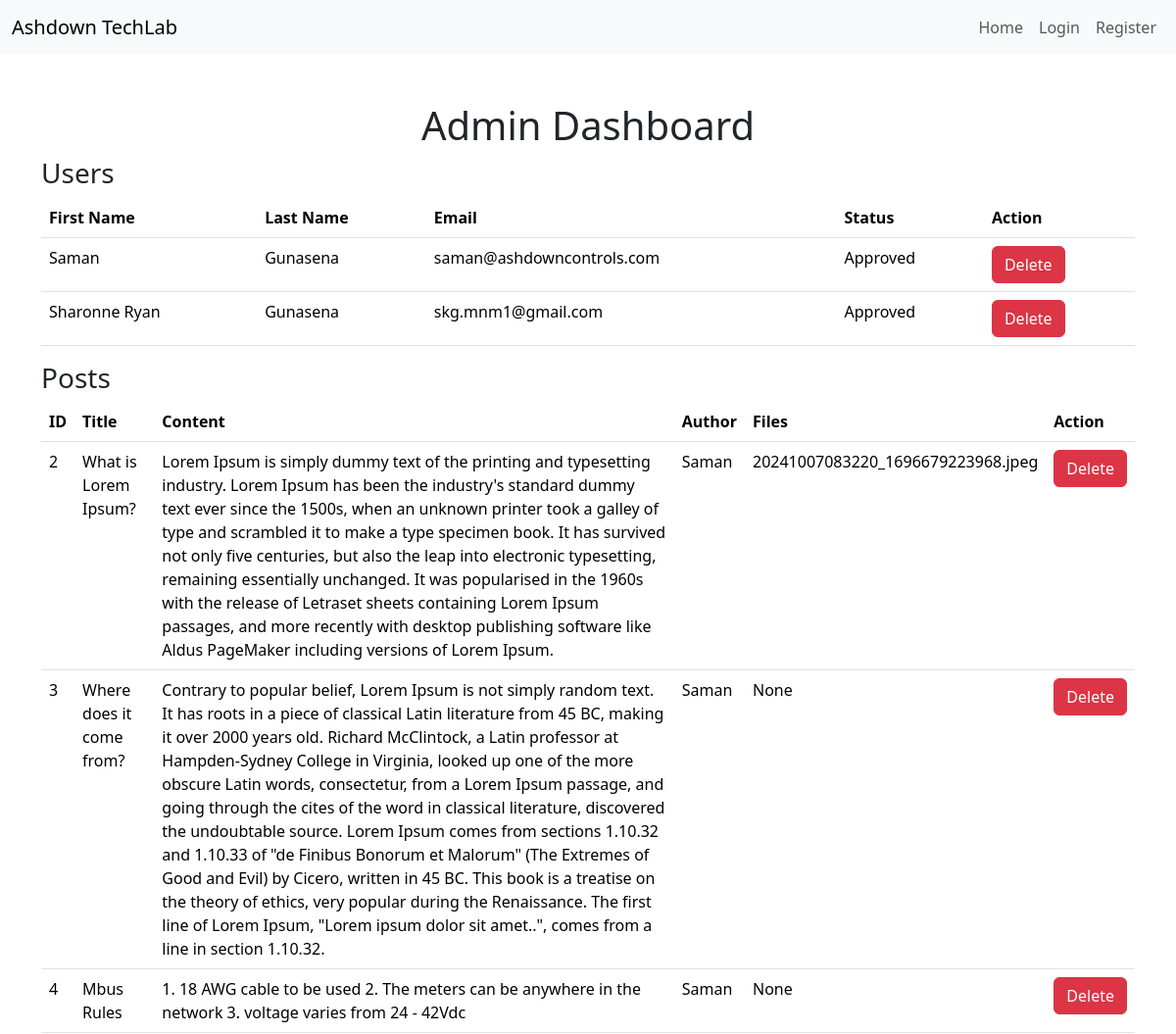
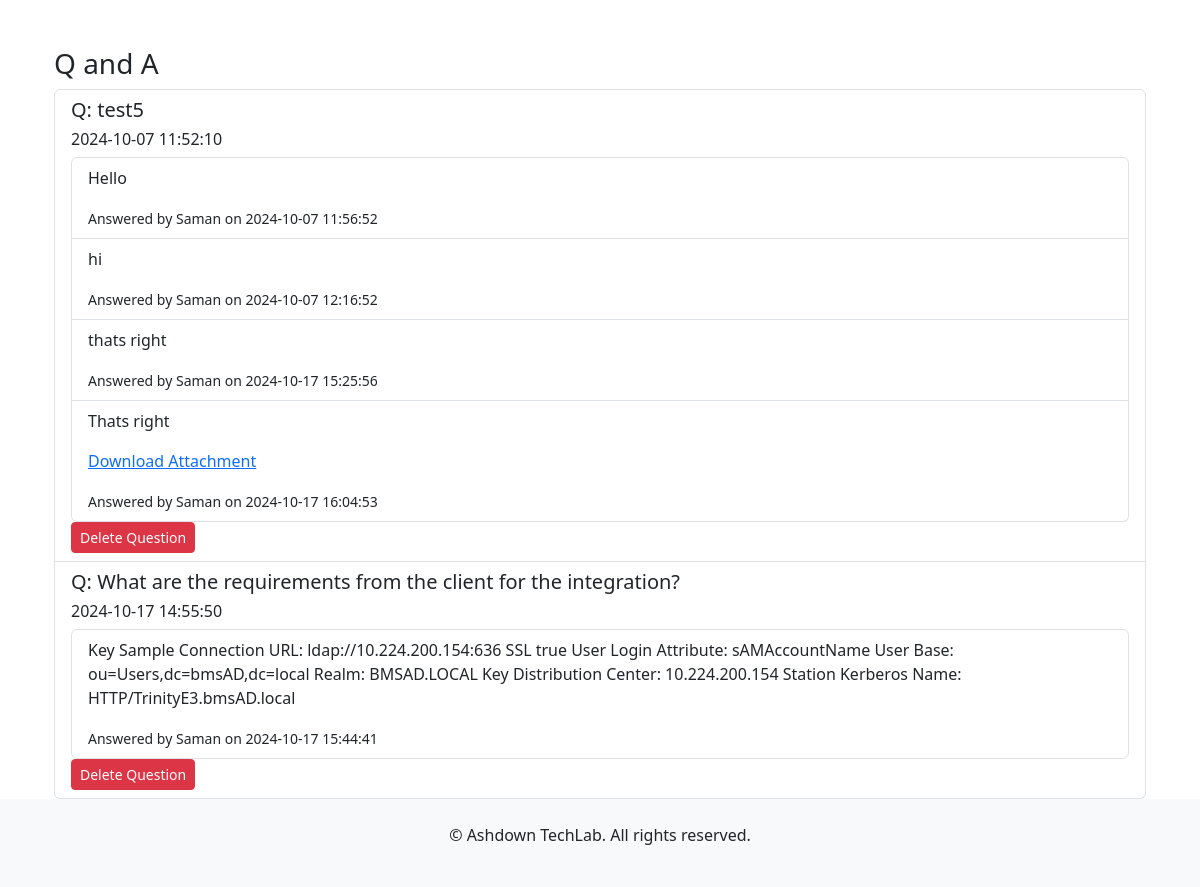
Before: /admin_dashboard with the older database file (2 pictures, top to bottom).
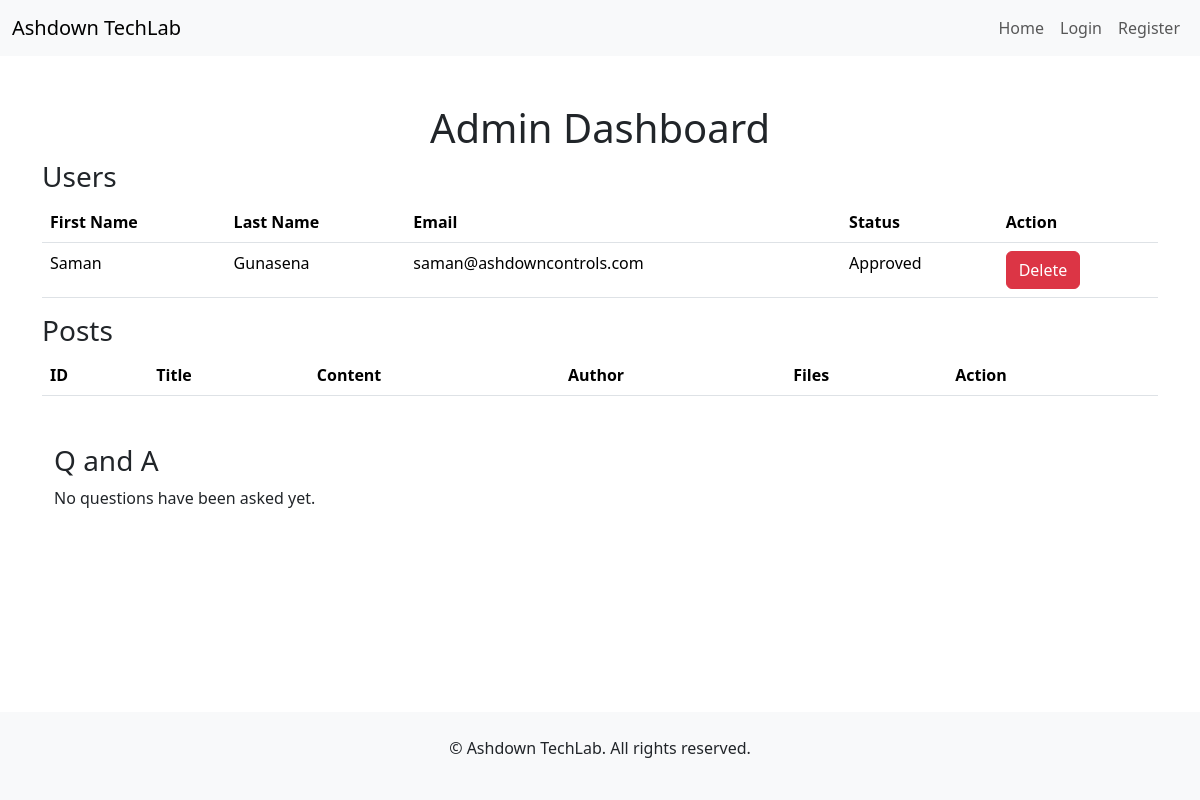
After: the same page with the newer database file.
### tables this page shows
CREATE TABLE users (
            id INTEGER PRIMARY KEY AUTOINCREMENT,
            firstname TEXT NOT NULL,
            lastname TEXT NOT NULL,
            email TEXT NOT NULL UNIQUE,
            password TEXT NOT NULL,
            is_admin INTEGER DEFAULT 0,
            is_approved INTEGER DEFAULT 0
        );

CREATE TABLE posts (
            id INTEGER PRIMARY KEY AUTOINCREMENT,
            title TEXT NOT NULL,
            content TEXT NOT NULL,
            author TEXT NOT NULL,
            filename TEXT,
            show_author BOOLEAN DEFAULT 0,
            created_at TIMESTAMP DEFAULT CURRENT_TIMESTAMP
        );

CREATE TABLE questions (
                id INTEGER PRIMARY KEY AUTOINCREMENT,
                topic TEXT NOT NULL,
                question TEXT NOT NULL,
                author TEXT NOT NULL,
                created_at TIMESTAMP DEFAULT CURRENT_TIMESTAMP
            );

CREATE TABLE answers (
                id INTEGER PRIMARY KEY AUTOINCREMENT,
                question_id INTEGER NOT NULL,
                answer TEXT NOT NULL,
                author TEXT NOT NULL,
                user_id INTEGER NOT NULL,
                created_at TIMESTAMP DEFAULT CURRENT_TIMESTAMP, attachment TEXT,
                FOREIGN KEY (question_id) REFERENCES questions(id) ON DELETE CASCADE
            );

### app.py (the view)
@app.route('/admin_dashboard')
def admin_dashboard():
    conn = get_db_connection()
    users = conn.execute('SELECT * FROM users').fetchall()
    posts = conn.execute('SELECT * FROM posts').fetchall()
    qanda = conn.execute('SELECT * FROM questions').fetchall()
    questions_with_answers = []
    for question in qanda:
        answers = conn.execute('SELECT * FROM answers WHERE question_id = ?', (question['id'],)).fetchall()
        questions_with_answers.append({
            'question': question['question'],
            'id': question['id'],
            'created_at': question['created_at'],
            'answers': answers
        })
    conn.close()
    return render_template('admin_dashboard.html', users=users, posts=posts,
                           questions_with_answers=questions_with_answers)

### app.py (called while the page is built)
def get_db_connection():
    conn = sqlite3.connect('site.db')
    conn.row_factory = sqlite3.Row  # Allows us to access columns by name
    return conn

### templates/admin_dashboard.html (shortened to what this page needs)
{% extends "base.html" %}
{% block content %}
    <h1 class="text-center">Admin Dashboard</h1>
<div>
    <h3>Users</h3>
    <table class="table">
        <thead>
            <tr>
                <th>First Name</th>
                <th>Last Name</th>
                <th>Email</th>
                <th>Status</th>
                <th>Action</th>
            </tr>
        </thead>
        <tbody>
            {% for user in users %}
            <tr>
                <td>{{ user.firstname }}</td>
                <td>{{ user.lastname }}</td>
                <td>{{ user.email }}</td>
                <td>{{ 'Approved' if user.is_approved else 'Unapproved' }}</td>
                <td>
                    <a href="{{ url_for('delete_user', user_id=user.id) }}" class="btn btn-danger" onclick="return confirm('Are you sure you want to delete this user?');">Delete</a>
                </td>
            </tr>
            {% endfor %}
        </tbody>
    </table>
    </div>
<div>
<h3>Posts</h3>
<table class="table">
    <thead>
    <tr>
        <th> ID</th>
        <th> Title</th>
        <th> Content</th>
        <th> Author</th>
        <th> Files</th>
        <th> Action </th>
    </tr>
    </thead>
    <tbody>
    {% for post in posts %}
    <tr>
        <td> {{ post.id }} </td>
        <td> {{ post.title }} </td>
        <td> {{ post.content }} </td>
        <td> {{ post.author }} </td>
        <td> {{ post.filename }} </td>
        <td> <a href="{{ url_for('delete_post', post_id=post.id) }}" class="btn btn-danger" onclick="return confirm('Are you sure you want to delete this user?');">Delete</a></td>
    </tr>
    {% endfor %}
    </tbody>
</table>
    </div>
<div class="container mt-5">
    <h3>Q and A</h3>
    {% if questions_with_answers %}
        <ul class="list-group">
            {% for qna in questions_with_answers %}
                <li class="list-group-item">
                    <h5>Q: {{ qna['question']|e }}</h5>
                    <h6>{{ qna['created_at']|e }}</h6>
                    <ul class="list-group mt-2">
                        {% for answer in qna['answers'] %}
                            <li class="list-group-item">
                                <p>{{ answer['answer']|e }}</p>
                                {% if answer['attachment'] %}
                                    <p>
                                        <a href="{{ url_for('static', filename='uploads/' ~ answer['attachment']) }}" download>Download Attachment</a>
                                    </p>
                                {% endif %}
                                <small>Answered by {{ answer['author']|e }} on {{ answer['created_at'] }}</small>
                            </li>
                        {% else %}
                            <li class="list-group-item">No answers yet.</li>
                        {% endfor %}
                    </ul>
                    <form action="{{ url_for('delete_question', question_id=qna['id']) }}" method="POST" class="d-inline-block" onsubmit="return confirm('Are you sure you want to delete this question and all its related answers?');">
                        <button type="submit" class="btn btn-danger btn-sm">Delete Question</button>
                    </form>
                </li>
            {% endfor %}
        </ul>
    {% else %}
        <p>No questions have been asked yet.</p>
    {% endif %}
</div>
{% endblock %}

Changed rows visible on the page:
removed users: firstname "Sharonne Ryan", lastname "Gunasena", email "skg.mnm1@gmail.com", is_approved "Approved"
removed posts: id "2", title "What is Lorem Ipsum?", content "Lorem Ipsum is simply dummy text of the printing and typesetting industry. Lorem Ipsum has been the industry's standard dummy text ever since the 1500s, when an unknown printer took a galley of type and scrambled it to make a type specimen book. It has survived not only five centuries, but also the leap into electronic typesetting, remaining essentially unchanged. It was popularised in the 1960s with the release of Letraset sheets containing Lorem Ipsum passages, and more recently with desktop publishing software like Aldus PageMaker including versions of Lorem Ipsum.", author "Saman", filename "20241007083220_1696679223968.jpeg"
removed posts: id "3", title "Where does it come from?", content "Contrary to popular belief, Lorem Ipsum is not simply random text. It has roots in a piece of classical Latin literature from 45 BC, making it over 2000 years old. Richard McClintock, a Latin professor at Hampden-Sydney College in Virginia, looked up one of the more obscure Latin words, consectetur, from a Lorem Ipsum passage, and going through the cites of the word in classical literature, discovered the undoubtable source. Lorem Ipsum comes from sections 1.10.32 and 1.10.33 of \"de Finibus Bonorum et Malorum\" (The Extremes of Good and Evil) by Cicero, written in 45 BC. This book is a treatise on the theory of ethics, very popular during the Renaissance. The first line of Lorem Ipsum,…", author "Saman", filename "None"
removed posts: id "4", title "Mbus Rules", content "1. 18 AWG cable to be used 2. The meters can be anywhere in the network 3. voltage varies from 24 - 42Vdc", author "Saman", filename "None"
removed questions: question "test5", created_at "2024-10-07 11:52:10"
removed answers: answer "Hello", author "Saman", created_at "2024-10-07 11:56:52", shown under "test5"
removed answers: answer "hi", author "Saman", created_at "2024-10-07 12:16:52", shown under "test5"
removed answers: answer "thats right", author "Saman", created_at "2024-10-17 15:25:56", shown under "test5"
removed answers: answer "Thats right", author "Saman", created_at "2024-10-17 16:04:53", shown under "test5"
removed questions: question "What are the requirements from the client for the integration?", created_at "2024-10-17 14:55:50"
removed answers: answer "Key Sample Connection URL: ldap://10.224.200.154:636 SSL true User Login Attribute: sAMAccountName User Base: ou=Users,dc=bmsAD,dc=local Realm: BMSAD.LOCAL Key Distribution Center: 10.224.200.154 Station Kerberos Name: HTTP/TrinityE3.bmsAD.local", author "Saman", created_at "2024-10-17 15:44:41", shown under "What are the requirements from the client for the integration?"
Other visible differences:
text now shown: "No questions have been asked yet."
